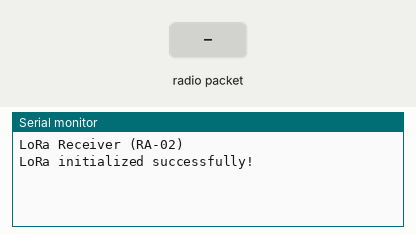
This sketch was run on a simulated Arduino Uno, built for the host (arithmetic inside an expression is 32-bit, double 64-bit). Shown: the last lines printed to the serial monitor. The inputs (shaded band) are chosen by the test bench. No radio packets arrive unless stated.

Above: at 2.2 s.
2.3 s: radio packet "1" arrives
At 3.0 s:
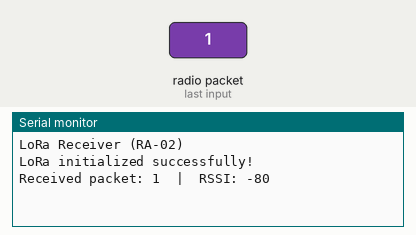
3.8 s: radio packet "0" arrives
At 4.1 s:
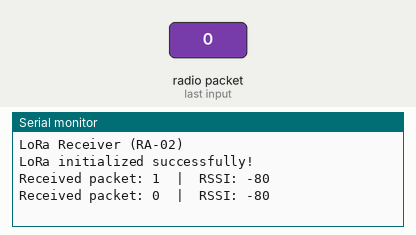
5.3 s: radio packet "2" arrives
At 6.5 s:
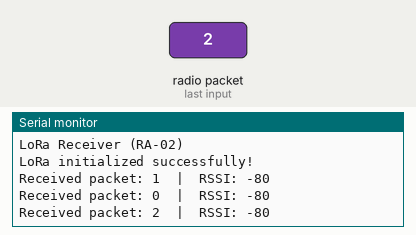

Measured:
- after the input at 2.3 s, the serial monitor: prints a new line at once (image 1)
- after the input at 3.8 s, the serial monitor: prints a new line at once (image 2)
- after the input at 5.3 s, the serial monitor: prints a new line at once (image 3)

The sketch:

Lora_Rx.ino
```cpp
#include <SPI.h>
#include <LoRa.h>

// Pin mapping
#define SCK 18
#define MISO 19
#define MOSI 27
#define SS 5
#define RST 14
#define DIO0 26

void setup() {
  Serial.begin(115200);
  while (!Serial);
  Serial.println("LoRa Receiver (RA-02)");

  SPI.begin(SCK, MISO, MOSI, SS);
  LoRa.setPins(SS, RST, DIO0);
  delay(1000);

  if (!LoRa.begin(433E6)) {
    Serial.println("Starting LoRa failed!");
    while (1);
  }

  Serial.println("LoRa initialized successfully!");
}

void loop() {
  int packetSize = LoRa.parsePacket();
  if (packetSize) {
    Serial.print("Received packet: ");

    while (LoRa.available()) {
      Serial.print((char)LoRa.read());
    }

    Serial.print("  |  RSSI: ");
    Serial.println(LoRa.packetRssi());
  }
}
```
